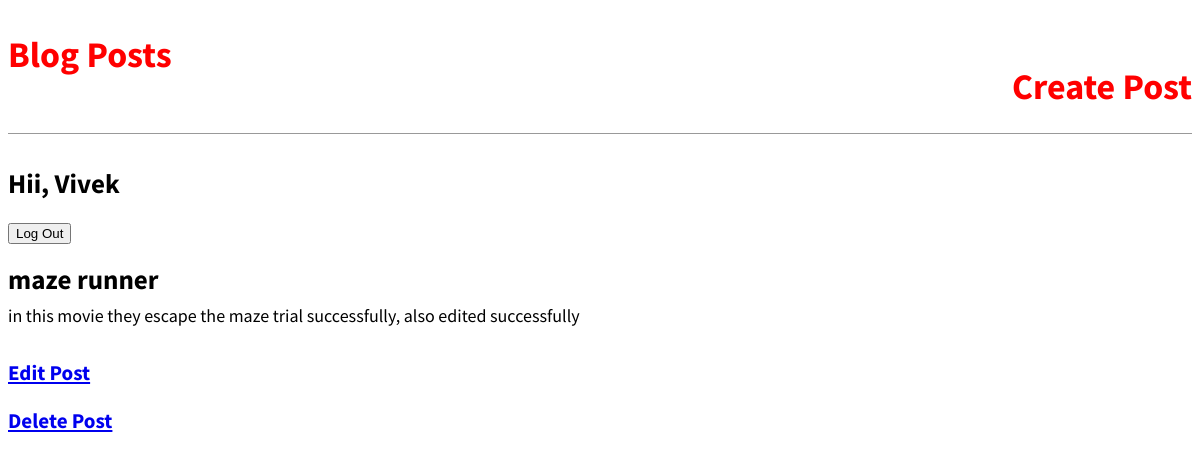
The app's page /post/1/ (signed in) with its own data.
### blog/models.py (models this page shows, shortened)
class BlogPost(models.Model):
    title = models.CharField(max_length=200)
    author = models.ForeignKey(
        "auth.User",
        on_delete=models.CASCADE
    )
    body = models.TextField()

### blog/views.py (the view)
# urls.py: path("post/<int:pk>/", BlogDetailView.as_view() , name = "post_detail"),
class BlogDetailView(DetailView):
    model = BlogPost
    template_name = "post_detail.html"
    context_object_name = "detailpost"

### templates/post_detail.html
{% extends "base.html" %}
 {% block content %}
 <div class="post-entry">
 <h2>{{ detailpost.title }}</h2>
 <p>{{ detailpost.body }}</p>
 </div>
 <h3><a href="{% url 'post_update' detailpost.pk%}">Edit Post</a></h3>
  <h3><a href="{% url 'post_delete' detailpost.pk%}">Delete Post</a></h3>
 {% endblock content %}

### templates/base.html (shortened to what this page needs)
{% load static %}
<head>
<link rel="stylesheet" href="{% static 'css/base.css' %}">
</head>
<body>
<header>
<div class="nav-left">
<h1><a href="{% url 'home' %}">Blog Posts</a></h1>
</div>
<div class="nav-right">
    <h1><a href ="{% url 'post_create' %}">Create Post</a></h1>
</header>
<div>
{% if user.is_authenticated %}
    <h2>Hii, {{ user.username }}</h2>
    <form action="{% url 'logout' %}" method="post">
 <button type="submit">Log Out</button>
 </form>
{% else %}
<p>you are not logged in</p>
<a href="{% url 'login' %}">LOG IN</a>|
<a href ="{% url 'signup' %}">SIGN UP</a>
{% endif %}
{% block content %}
{% endblock content %}
</div>
</body>

### static/css/base.css (style rules this page uses)
body { font-family: 'Source Sans Pro', sans-serif; font-size: 18px; }
header { border-bottom: 1px solid #999; margin-bottom: 2rem; display: flex; }
header h1 a { color: red; text-decoration: none; }
.nav-left { margin-right: auto; }
.nav-right { display: flex; padding-top: 2rem; }
.post-entry { margin-bottom: 2rem; }
.post-entry h2 { margin: 0.5rem 0; }
.post-entry p { margin: 0; font-weight: 400; }

### records on screen
BlogPost: title "maze runner", body "in this movie they escape the maze trial successfully, also edited successfully"

### other values on screen
{{ user.username }} "Vivek"
